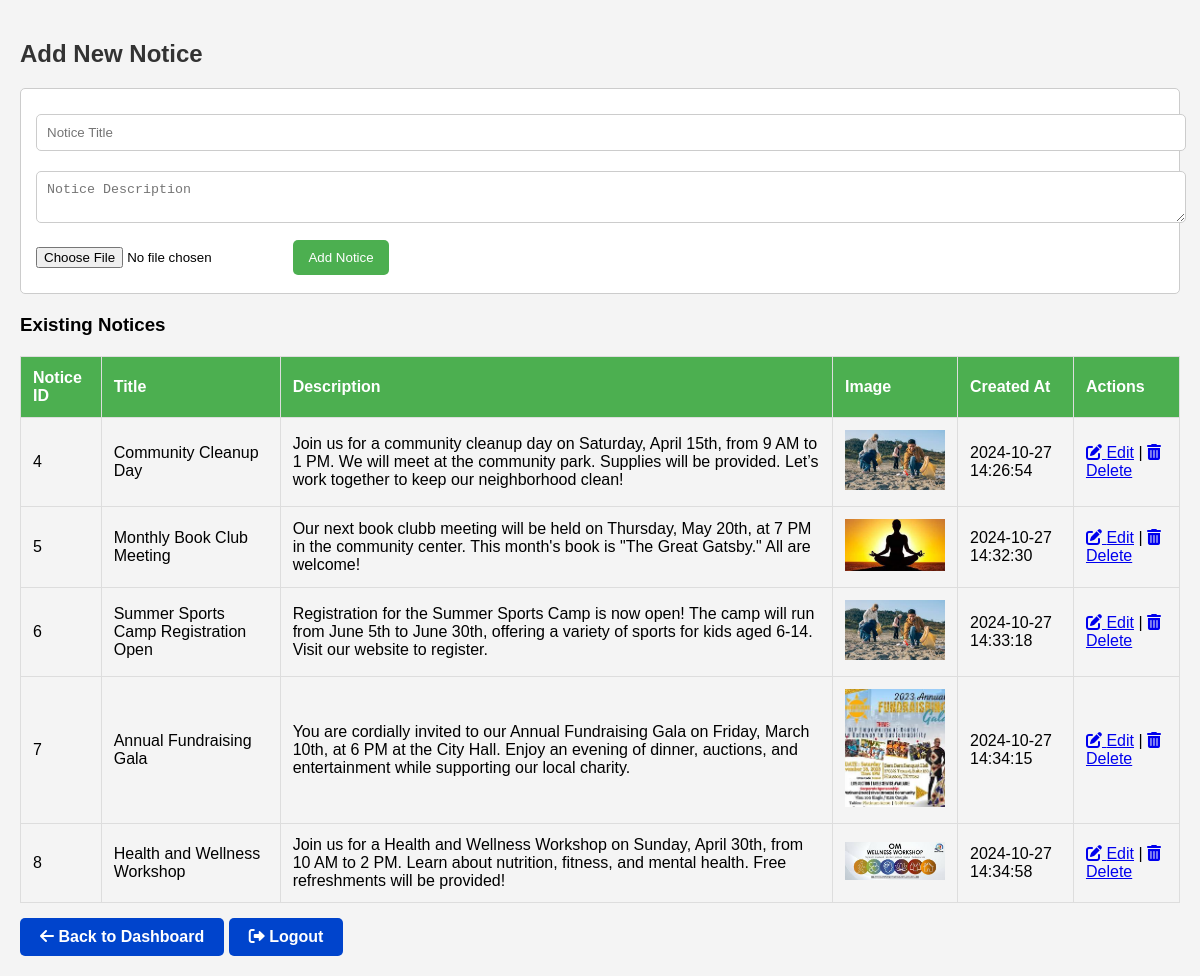
Page /add_notice.php (signed in) on the committed database.
### tables this page shows
CREATE TABLE `notices` (
  `notice_id` int(11) NOT NULL,
  `title` varchar(255) NOT NULL,
  `description` text DEFAULT NULL,
  `image_path` varchar(255) DEFAULT NULL,
  `created_at` timestamp NOT NULL DEFAULT current_timestamp()
);

### add_notice.php (the view, shortened to what this page needs)
<?php
$conn = new mysqli("localhost", "root", "", "ground");
$notices = $conn->query("SELECT * FROM notices");
?>
<!DOCTYPE html>
<html lang="en">
<head>
    <link rel="stylesheet" href="https://cdnjs.cloudflare.com/ajax/libs/font-awesome/6.0.0-beta3/css/all.min.css">
</head>
<body>
    <h2>Add New Notice</h2>
    <form method="POST" enctype="multipart/form-data">
        <input type="text" name="title" placeholder="Notice Title" required>
        <textarea name="description" placeholder="Notice Description" required></textarea>
        <input type="file" name="image" accept="image/*">
        <button type="submit" name="add_notice">Add Notice</button>
    </form>
    <h3>Existing Notices</h3>
    <table>
        <tr>
            <th>Notice ID</th>
            <th>Title</th>
            <th>Description</th>
            <th>Image</th>
            <th>Created At</th>
            <th>Actions</th>
        </tr>
        <?php while ($notice = $notices->fetch_assoc()): ?>
            <tr>
                <td><?php echo htmlspecialchars($notice['notice_id']); ?></td>
                <td><?php echo htmlspecialchars($notice['title']); ?></td>
                <td><?php echo htmlspecialchars($notice['description']); ?></td>
                <td>
                    <?php if (!empty($notice['image_path'])): ?>
                        <img src="<?php echo htmlspecialchars($notice['image_path']); ?>" alt="Notice Image" width="100">
                    <?php else: ?>
                        No Image
                    <?php endif; ?>
                </td>
                <td><?php echo htmlspecialchars($notice['created_at']); ?></td>
                <td>
                    <a href="edit_notice.php?edit_id=<?php echo $notice['notice_id']; ?>"><i class="fas fa-edit"></i> Edit</a> |
                    <a href="add_notice.php?delete_id=<?php echo $notice['notice_id']; ?>" onclick="return confirm('Are you sure you want to delete this notice?');"><i class="fas fa-trash-alt"></i> Delete</a>
                </td>
            </tr>
        <?php endwhile; ?>
    </table>
    <a href="admin.php" class="button"><i class="fas fa-arrow-left"></i> Back to Dashboard</a>
    <a href="logout.php" class="button"><i class="fas fa-sign-out-alt"></i> Logout</a>
</body>
</html>

### add_notice.php (style rules this page uses)
body { font-family: Arial, sans-serif; background-color: #f4f4f4; margin: 0; padding: 20px; }
h2 { color: #333; }
form { margin-bottom: 20px; padding: 15px; background: #fff; border: 1px solid #ccc; border-radius: 5px; }
input[type="text"], textarea { width: 100%; padding: 10px; margin: 10px 0; border: 1px solid #ccc; border-radius: 5px; }
input[type="file"] { margin: 10px 0; }
button { background-color: #4CAF50; color: white; padding: 10px 15px; border: none; border-radius: 5px; cursor: pointer; }
table { width: 100%; border-collapse: collapse; margin-top: 20px; }
th, td { padding: 12px; text-align: left; border: 1px solid #ddd; }
th { background-color: #4CAF50; color: white; }
.button { display: inline-block; background-color: #0044cc; color: #fff; padding: 10px 20px; border-radius: 5px; text-decoration: none; font-weight: bold; text-align: center; margin-top: 15px; transition: background-color 0.3s; }

### rows in the picture
notices: notice_id "4", title "Community Cleanup Day", description "Join us for a community cleanup day on Saturday, April 15th, from 9 AM to 1 PM. We will meet at the community park. Supplies will be provided. Let’s work together to keep our neighborhood clean!", image_path (picture), created_at "2024-10-27 14:26:54"
notices: notice_id "5", title "Monthly Book Club Meeting", description "Our next book clubb meeting will be held on Thursday, May 20th, at 7 PM in the community center. This month's book is \"The Great Gatsby.\" All are welcome!", image_path (picture), created_at "2024-10-27 14:32:30"
notices: notice_id "6", title "Summer Sports Camp Registration Open", description "Registration for the Summer Sports Camp is now open! The camp will run from June 5th to June 30th, offering a variety of sports for kids aged 6-14. Visit our website to register.", image_path (picture), created_at "2024-10-27 14:33:18"
notices: notice_id "7", title "Annual Fundraising Gala", description "You are cordially invited to our Annual Fundraising Gala on Friday, March 10th, at 6 PM at the City Hall. Enjoy an evening of dinner, auctions, and entertainment while supporting our local charity.", image_path (picture), created_at "2024-10-27 14:34:15"
notices: notice_id "8", title "Health and Wellness Workshop", description "Join us for a Health and Wellness Workshop on Sunday, April 30th, from 10 AM to 2 PM. Learn about nutrition, fitness, and mental health. Free refreshments will be provided!", image_path (picture), created_at "2024-10-27 14:34:58"
